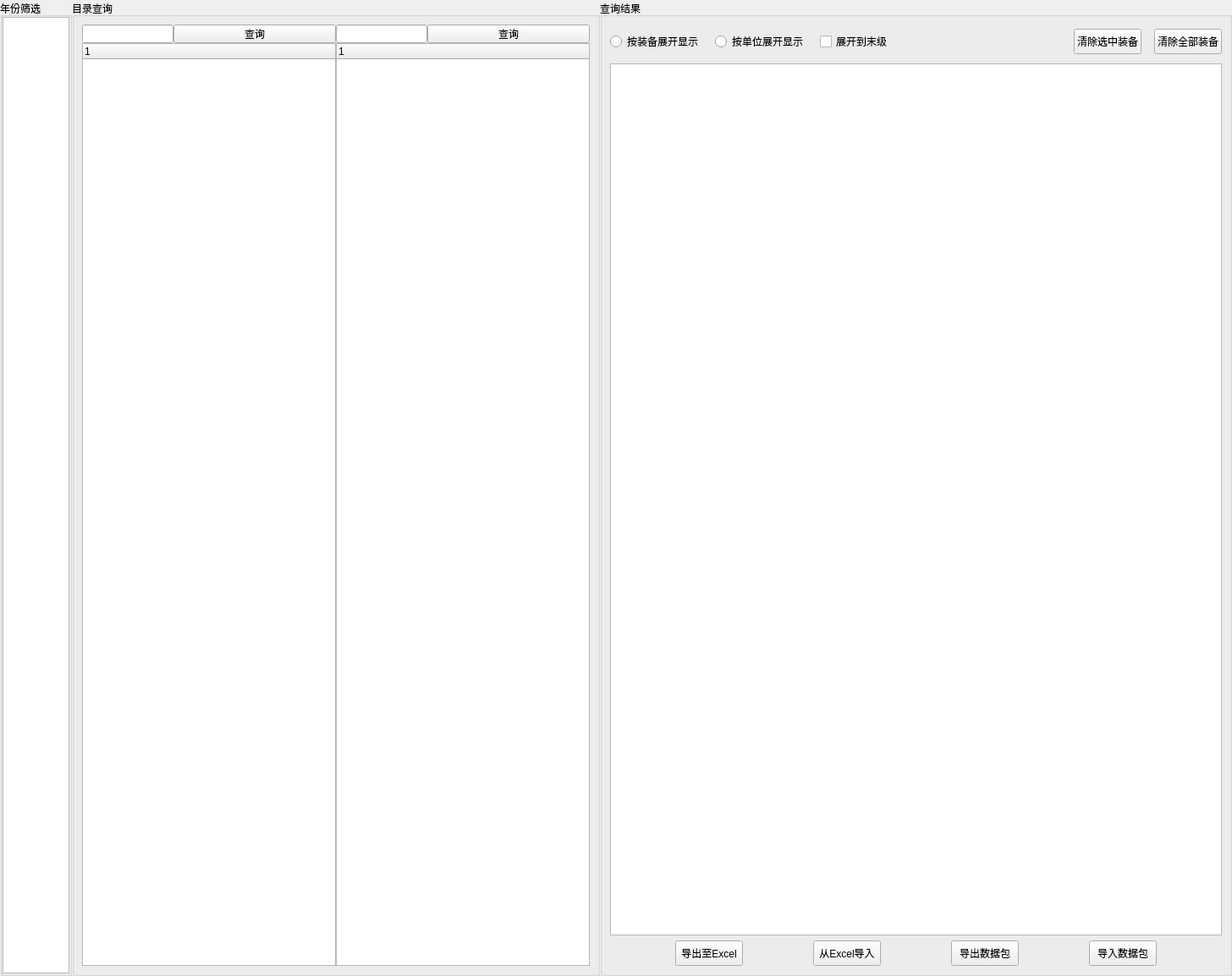
<?xml version="1.0" encoding="UTF-8"?>
<ui version="4.0">
 <class>Form</class>
 <widget class="QWidget" name="Form">
  <property name="geometry">
   <rect>
    <x>0</x>
    <y>0</y>
    <width>1456</width>
    <height>1154</height>
   </rect>
  </property>
  <property name="sizePolicy">
   <sizepolicy hsizetype="Expanding" vsizetype="Expanding">
    <horstretch>0</horstretch>
    <verstretch>0</verstretch>
   </sizepolicy>
  </property>
  <property name="windowTitle">
   <string>Form</string>
  </property>
  <layout class="QGridLayout" name="gridLayout_3">
   <property name="leftMargin">
    <number>0</number>
   </property>
   <property name="topMargin">
    <number>0</number>
   </property>
   <property name="rightMargin">
    <number>0</number>
   </property>
   <property name="bottomMargin">
    <number>0</number>
   </property>
   <property name="spacing">
    <number>0</number>
   </property>
   <item row="0" column="0">
    <widget class="QGroupBox" name="groupBox">
     <property name="minimumSize">
      <size>
       <width>85</width>
       <height>0</height>
      </size>
     </property>
     <property name="maximumSize">
      <size>
       <width>85</width>
       <height>16777215</height>
      </size>
     </property>
     <property name="title">
      <string>年份筛选</string>
     </property>
     <layout class="QGridLayout" name="gridLayout_4">
      <property name="leftMargin">
       <number>0</number>
      </property>
      <property name="topMargin">
       <number>0</number>
      </property>
      <property name="rightMargin">
       <number>0</number>
      </property>
      <property name="bottomMargin">
       <number>0</number>
      </property>
      <property name="spacing">
       <number>0</number>
      </property>
      <item row="0" column="0">
       <widget class="QListWidget" name="lw_year"/>
      </item>
     </layout>
    </widget>
   </item>
   <item row="0" column="1">
    <widget class="QGroupBox" name="groupBox_2">
     <property name="title">
      <string>目录查询</string>
     </property>
     <layout class="QVBoxLayout" name="verticalLayout_2">
      <item>
       <widget class="QWidget" name="wg_directory" native="true">
        <property name="sizePolicy">
         <sizepolicy hsizetype="Fixed" vsizetype="Preferred">
          <horstretch>0</horstretch>
          <verstretch>0</verstretch>
         </sizepolicy>
        </property>
        <layout class="QHBoxLayout" name="horizontalLayout_4">
         <property name="spacing">
          <number>0</number>
         </property>
         <property name="leftMargin">
          <number>0</number>
         </property>
         <property name="topMargin">
          <number>0</number>
         </property>
         <property name="rightMargin">
          <number>0</number>
         </property>
         <property name="bottomMargin">
          <number>0</number>
         </property>
         <item>
          <layout class="QHBoxLayout" name="horizontalLayout_3">
           <property name="spacing">
            <number>0</number>
           </property>
           <item>
            <layout class="QVBoxLayout" name="verticalLayout">
             <property name="spacing">
              <number>0</number>
             </property>
             <item>
              <layout class="QHBoxLayout" name="horizontalLayout" stretch="0,0">
               <property name="spacing">
                <number>0</number>
               </property>
               <item>
                <widget class="QLineEdit" name="le_first">
                 <property name="sizePolicy">
                  <sizepolicy hsizetype="Maximum" vsizetype="Fixed">
                   <horstretch>70</horstretch>
                   <verstretch>0</verstretch>
                  </sizepolicy>
                 </property>
                </widget>
               </item>
               <item>
                <widget class="QPushButton" name="pb_firstSelect">
                 <property name="sizePolicy">
                  <sizepolicy hsizetype="Ignored" vsizetype="Ignored">
                   <horstretch>0</horstretch>
                   <verstretch>0</verstretch>
                  </sizepolicy>
                 </property>
                 <property name="text">
                  <string>查询</string>
                 </property>
                </widget>
               </item>
              </layout>
             </item>
             <item>
              <widget class="QTreeWidget" name="tw_first">
               <property name="minimumSize">
                <size>
                 <width>300</width>
                 <height>0</height>
                </size>
               </property>
               <column>
                <property name="text">
                 <string notr="true">1</string>
                </property>
               </column>
              </widget>
             </item>
            </layout>
           </item>
           <item>
            <layout class="QVBoxLayout" name="verticalLayout_3">
             <property name="spacing">
              <number>0</number>
             </property>
             <item>
              <layout class="QHBoxLayout" name="horizontalLayout_2">
               <property name="spacing">
                <number>0</number>
               </property>
               <item>
                <widget class="QLineEdit" name="le_second">
                 <property name="sizePolicy">
                  <sizepolicy hsizetype="Maximum" vsizetype="Fixed">
                   <horstretch>70</horstretch>
                   <verstretch>0</verstretch>
                  </sizepolicy>
                 </property>
                </widget>
               </item>
               <item>
                <widget class="QPushButton" name="pb_secondSelect">
                 <property name="sizePolicy">
                  <sizepolicy hsizetype="Ignored" vsizetype="Ignored">
                   <horstretch>0</horstretch>
                   <verstretch>0</verstretch>
                  </sizepolicy>
                 </property>
                 <property name="text">
                  <string>查询</string>
                 </property>
                </widget>
               </item>
              </layout>
             </item>
             <item>
              <widget class="QTreeWidget" name="tw_second">
               <property name="minimumSize">
                <size>
                 <width>300</width>
                 <height>0</height>
                </size>
               </property>
               <column>
                <property name="text">
                 <string notr="true">1</string>
                </property>
               </column>
              </widget>
             </item>
            </layout>
           </item>
          </layout>
         </item>
        </layout>
       </widget>
      </item>
     </layout>
    </widget>
   </item>
   <item row="0" column="2">
    <widget class="QGroupBox" name="groupBox_3">
     <property name="title">
      <string>查询结果</string>
     </property>
     <layout class="QVBoxLayout" name="verticalLayout_4">
      <item>
       <layout class="QHBoxLayout" name="horizontalLayout_5">
        <property name="spacing">
         <number>15</number>
        </property>
        <item>
         <widget class="QRadioButton" name="rb_equipShow">
          <property name="sizePolicy">
           <sizepolicy hsizetype="Fixed" vsizetype="Fixed">
            <horstretch>0</horstretch>
            <verstretch>0</verstretch>
           </sizepolicy>
          </property>
          <property name="text">
           <string>按装备展开显示</string>
          </property>
         </widget>
        </item>
        <item>
         <widget class="QRadioButton" name="rb_unitShow">
          <property name="sizePolicy">
           <sizepolicy hsizetype="Fixed" vsizetype="Fixed">
            <horstretch>0</horstretch>
            <verstretch>0</verstretch>
           </sizepolicy>
          </property>
          <property name="text">
           <string>按单位展开显示</string>
          </property>
         </widget>
        </item>
        <item>
         <widget class="QCheckBox" name="cb_showLast">
          <property name="sizePolicy">
           <sizepolicy hsizetype="Fixed" vsizetype="Fixed">
            <horstretch>0</horstretch>
            <verstretch>0</verstretch>
           </sizepolicy>
          </property>
          <property name="minimumSize">
           <size>
            <width>0</width>
            <height>40</height>
           </size>
          </property>
          <property name="text">
           <string>展开到末级</string>
          </property>
         </widget>
        </item>
        <item>
         <spacer name="horizontalSpacer">
          <property name="orientation">
           <enum>Qt::Horizontal</enum>
          </property>
          <property name="sizeHint" stdset="0">
           <size>
            <width>30</width>
            <height>20</height>
           </size>
          </property>
         </spacer>
        </item>
        <item>
         <widget class="QPushButton" name="pb_clearCheck">
          <property name="sizePolicy">
           <sizepolicy hsizetype="Fixed" vsizetype="Fixed">
            <horstretch>0</horstretch>
            <verstretch>0</verstretch>
           </sizepolicy>
          </property>
          <property name="minimumSize">
           <size>
            <width>0</width>
            <height>30</height>
           </size>
          </property>
          <property name="maximumSize">
           <size>
            <width>200</width>
            <height>16777215</height>
           </size>
          </property>
          <property name="text">
           <string>清除选中装备</string>
          </property>
         </widget>
        </item>
        <item>
         <widget class="QPushButton" name="pb_clearAll">
          <property name="sizePolicy">
           <sizepolicy hsizetype="Fixed" vsizetype="Fixed">
            <horstretch>0</horstretch>
            <verstretch>0</verstretch>
           </sizepolicy>
          </property>
          <property name="minimumSize">
           <size>
            <width>0</width>
            <height>30</height>
           </size>
          </property>
          <property name="maximumSize">
           <size>
            <width>200</width>
            <height>16777215</height>
           </size>
          </property>
          <property name="text">
           <string>清除全部装备</string>
          </property>
         </widget>
        </item>
       </layout>
      </item>
      <item>
       <widget class="QTableWidget" name="tw_result"/>
      </item>
      <item>
       <layout class="QHBoxLayout" name="horizontalLayout_6">
        <item>
         <spacer name="horizontalSpacer_2">
          <property name="orientation">
           <enum>Qt::Horizontal</enum>
          </property>
          <property name="sizeHint" stdset="0">
           <size>
            <width>30</width>
            <height>20</height>
           </size>
          </property>
         </spacer>
        </item>
        <item>
         <widget class="QPushButton" name="pb_outputToExcel">
          <property name="sizePolicy">
           <sizepolicy hsizetype="Fixed" vsizetype="Fixed">
            <horstretch>0</horstretch>
            <verstretch>0</verstretch>
           </sizepolicy>
          </property>
          <property name="minimumSize">
           <size>
            <width>0</width>
            <height>30</height>
           </size>
          </property>
          <property name="maximumSize">
           <size>
            <width>200</width>
            <height>16777215</height>
           </size>
          </property>
          <property name="text">
           <string>导出至Excel</string>
          </property>
         </widget>
        </item>
        <item>
         <spacer name="horizontalSpacer_3">
          <property name="orientation">
           <enum>Qt::Horizontal</enum>
          </property>
          <property name="sizeHint" stdset="0">
           <size>
            <width>30</width>
            <height>20</height>
           </size>
          </property>
         </spacer>
        </item>
        <item>
         <widget class="QPushButton" name="pb_inputFromExcel">
          <property name="sizePolicy">
           <sizepolicy hsizetype="Fixed" vsizetype="Fixed">
            <horstretch>0</horstretch>
            <verstretch>0</verstretch>
           </sizepolicy>
          </property>
          <property name="minimumSize">
           <size>
            <width>0</width>
            <height>30</height>
           </size>
          </property>
          <property name="maximumSize">
           <size>
            <width>200</width>
            <height>16777215</height>
           </size>
          </property>
          <property name="text">
           <string>从Excel导入</string>
          </property>
         </widget>
        </item>
        <item>
         <spacer name="horizontalSpacer_4">
          <property name="orientation">
           <enum>Qt::Horizontal</enum>
          </property>
          <property name="sizeHint" stdset="0">
           <size>
            <width>30</width>
            <height>20</height>
           </size>
          </property>
         </spacer>
        </item>
        <item>
         <widget class="QPushButton" name="pb_output">
          <property name="sizePolicy">
           <sizepolicy hsizetype="Fixed" vsizetype="Fixed">
            <horstretch>0</horstretch>
            <verstretch>0</verstretch>
           </sizepolicy>
          </property>
          <property name="minimumSize">
           <size>
            <width>0</width>
            <height>30</height>
           </size>
          </property>
          <property name="maximumSize">
           <size>
            <width>200</width>
            <height>16777215</height>
           </size>
          </property>
          <property name="text">
           <string>导出数据包</string>
          </property>
         </widget>
        </item>
        <item>
         <spacer name="horizontalSpacer_5">
          <property name="orientation">
           <enum>Qt::Horizontal</enum>
          </property>
          <property name="sizeHint" stdset="0">
           <size>
            <width>30</width>
            <height>20</height>
           </size>
          </property>
         </spacer>
        </item>
        <item>
         <widget class="QPushButton" name="pb_input">
          <property name="sizePolicy">
           <sizepolicy hsizetype="Fixed" vsizetype="Fixed">
            <horstretch>0</horstretch>
            <verstretch>0</verstretch>
           </sizepolicy>
          </property>
          <property name="minimumSize">
           <size>
            <width>0</width>
            <height>30</height>
           </size>
          </property>
          <property name="maximumSize">
           <size>
            <width>200</width>
            <height>16777215</height>
           </size>
          </property>
          <property name="text">
           <string>导入数据包</string>
          </property>
         </widget>
        </item>
        <item>
         <spacer name="horizontalSpacer_6">
          <property name="orientation">
           <enum>Qt::Horizontal</enum>
          </property>
          <property name="sizeHint" stdset="0">
           <size>
            <width>30</width>
            <height>20</height>
           </size>
          </property>
         </spacer>
        </item>
       </layout>
      </item>
     </layout>
    </widget>
   </item>
  </layout>
 </widget>
 <resources/>
 <connections/>
</ui>
